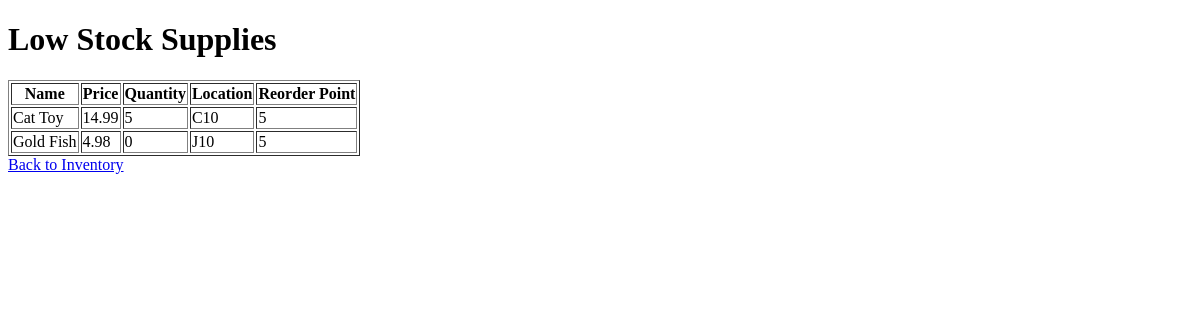
The app's page /low-stock/, older data.
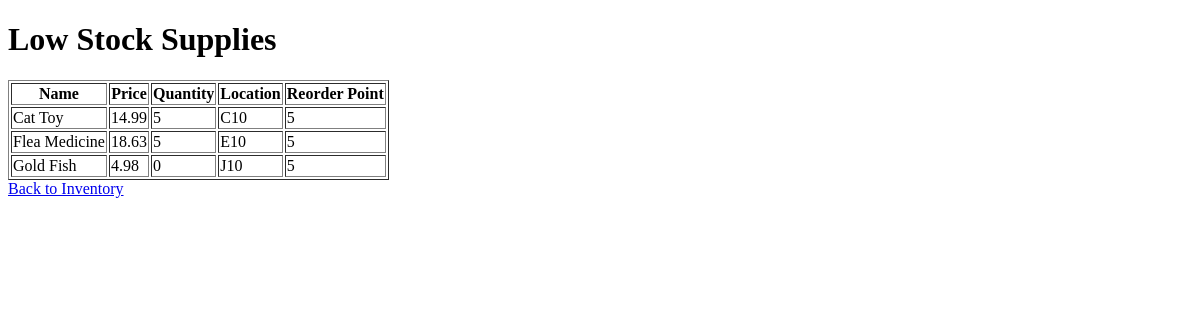
The same page, newer data.
### inventory/models.py (models this page shows, shortened)
class Supply(models.Model):
    name = models.CharField(max_length=255, primary_key=True)
    price = models.FloatField()
    quantity = models.IntegerField()
    location = models.CharField(max_length=255)
    reorder_point = models.PositiveIntegerField(default=5)

### inventory/views.py (the view)
# urls.py: path('low-stock/', views.low_stock_supplies, name='low_stock_supplies'),
def low_stock_supplies(request):
    low_stock_items = Supply.objects.filter(quantity__lte=models.F('reorder_point'))
    return render(request, 'inventory/low_stock.html', {'low_stock_items': low_stock_items})

### inventory/templates/inventory/low_stock.html (shortened to what this page needs)
<!DOCTYPE html>
<html lang="en">
<head>
</head>
<body>
    <h1>Low Stock Supplies</h1>
    <table border="1">
        <thead>
            <tr>
                <th>Name</th>
                <th>Price</th>
                <th>Quantity</th>
                <th>Location</th>
                <th>Reorder Point</th>
            </tr>
        </thead>
        <tbody>
            {% for supply in low_stock_items %}
            <tr>
                <td>{{ supply.name }}</td>
                <td>{{ supply.price }}</td>
                <td>{{ supply.quantity }}</td>
                <td>{{ supply.location }}</td>
                <td>{{ supply.reorder_point }}</td>
            </tr>
            {% empty %}
            <tr>
                <td colspan="5">No low stock items.</td>
            </tr>
            {% endfor %}
        </tbody>
    </table>
    <a href="{% url 'index' %}">Back to Inventory</a>
</body>
</html>

Row changes from the older to the newer data that the page shows:
now on this page (row edited): Supply: name "Flea Medicine", price "18.63", quantity "5", location "E10", reorder_point "5"
